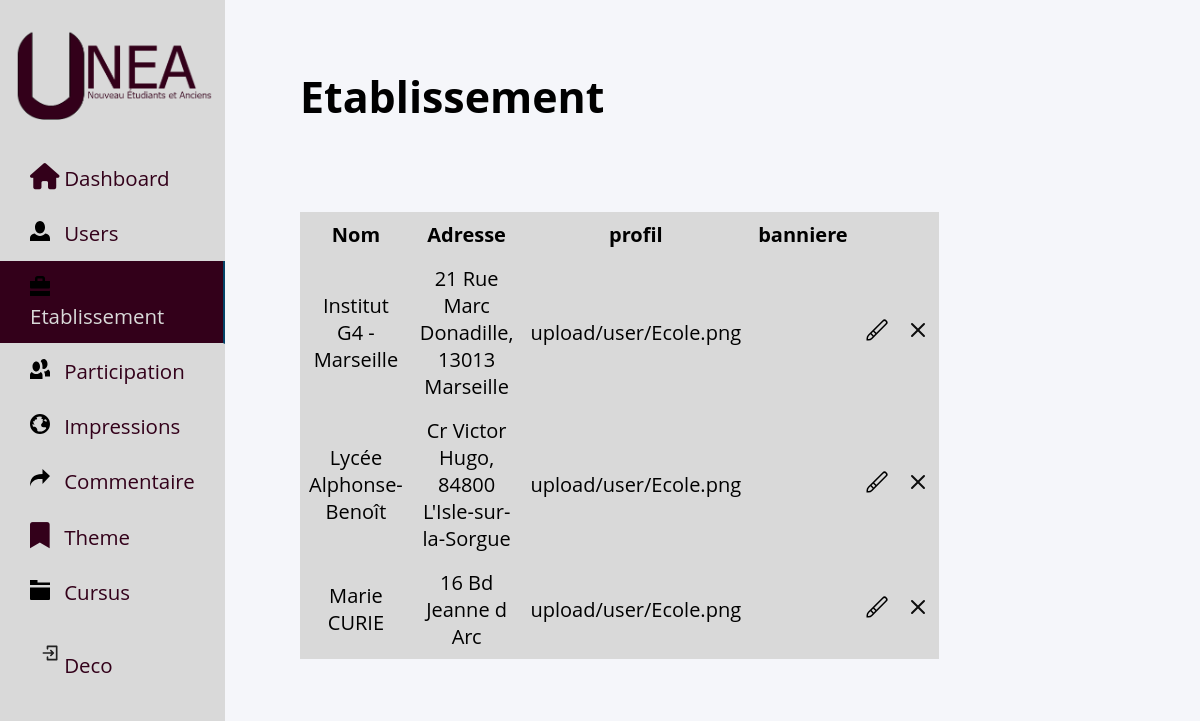
/admin/etablissement_admin.php, run on the app's committed database.
### tables this page shows
CREATE TABLE IF NOT EXISTS `etablissement` (
  `id_etab` int(11) NOT NULL AUTO_INCREMENT,
  `nom_etab` varchar(200) DEFAULT NULL,
  `adresse_etab` varchar(250) DEFAULT NULL,
  `profil_etab` varchar(500) DEFAULT NULL,
  `banniere_etab` varchar(500) DEFAULT NULL,
  `id_ville` int(11) NOT NULL,
  PRIMARY KEY (`id_etab`),
  KEY `id_ville` (`id_ville`)
);

### admin/etablissement_admin.php (the view, shortened to what this page needs)
<!DOCTYPE html>
<html lang="en">
<head>
    <link rel="stylesheet" href="../assets/css/admin.css">
    <link rel="stylesheet" href="https://cdnjs.cloudflare.com/ajax/libs/font-awesome/6.0.0/css/all.min.css">
</head>
<body>
<?php include('../include/bdd.php');
      include "../include/nav-admin.php";
      $sql_etab="SELECT * FROM etablissement";
    $req=$bdd->query($sql_etab);
    $req->execute();
    $resultat=$req->fetchAll();
?>
      <div class="container_user">
      <h2>Etablissement</h2>
    <table>
        <tr>
            <th>Nom</th>
            <th>Adresse</th>
            <th>profil</th>
            <th>banniere</th>
            <th></th>
        </tr>
        <?php
        foreach ($resultat as $row) {?>
                        <tr>
                <td> <?=$row["nom_etab"]?> </td>
                <td><?=$row["adresse_etab"] ?> </td>
                <td> <?=$row["profil_etab"]?> </td>
                <td><?= $row["banniere_etab"] ?></td>
                <td><button id="menu" form="form" ><img src="../icone/paint-brush-alt.svg"></button><button type="submit" id="submit" form="form1" style="display: none;"><img src="../icone/check.svg"></button></td>
                <td><button id="" ><img src="../icone/close.svg"></button></td>
              </tr>
            <?php }
                ?>
                </table>
 </div>

### assets/css/admin.css (style rules this page uses)
* { list-style: none; text-decoration: none; margin: 0; padding: 0; box-sizing: border-box; font-family: 'Open Sans', sans-serif; font-size: 1.28em; }
body { background: #f5f6fa; }
.container_user { width:50%; margin: 0 auto; margin-top: 2em ; }
table { width: 100%; border-collapse: collapse; background-color: #d9d9d9; margin-top: 2em; }
th, td { border: 1px solid #d9d9d9; padding: 8px; text-align: center; font-size: 20px; }
th { background-color: #d9d9d9; }
button { background-color: #d9d9d9; border: none ; }

### data on the page
etablissement: nom_etab "Institut G4 - Marseille", adresse_etab "21 Rue Marc Donadille, 13013 Marseille", profil_etab "upload/user/Ecole.png"
etablissement: nom_etab "Lycée Alphonse-Benoît", adresse_etab "Cr Victor Hugo, 84800 L'Isle-sur-la-Sorgue", profil_etab "upload/user/Ecole.png"
etablissement: nom_etab "Marie CURIE", adresse_etab "16 Bd Jeanne d Arc", profil_etab "upload/user/Ecole.png"
